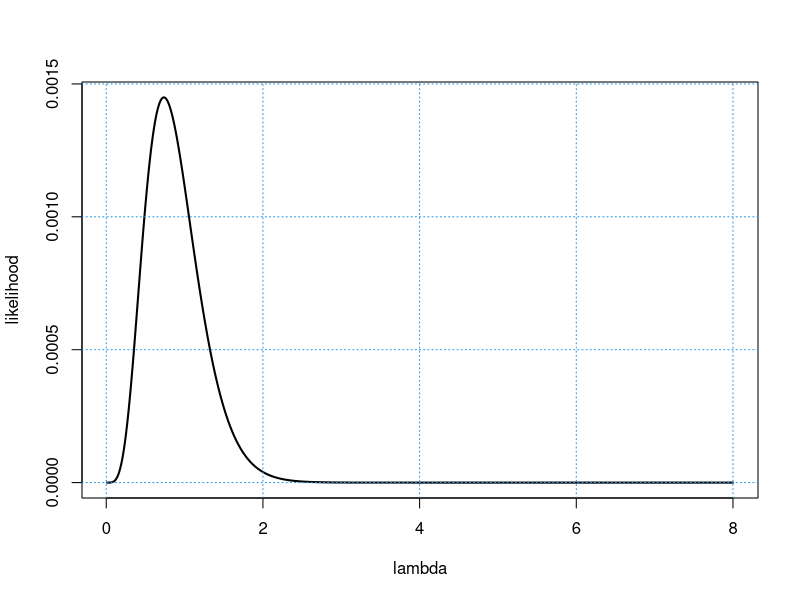
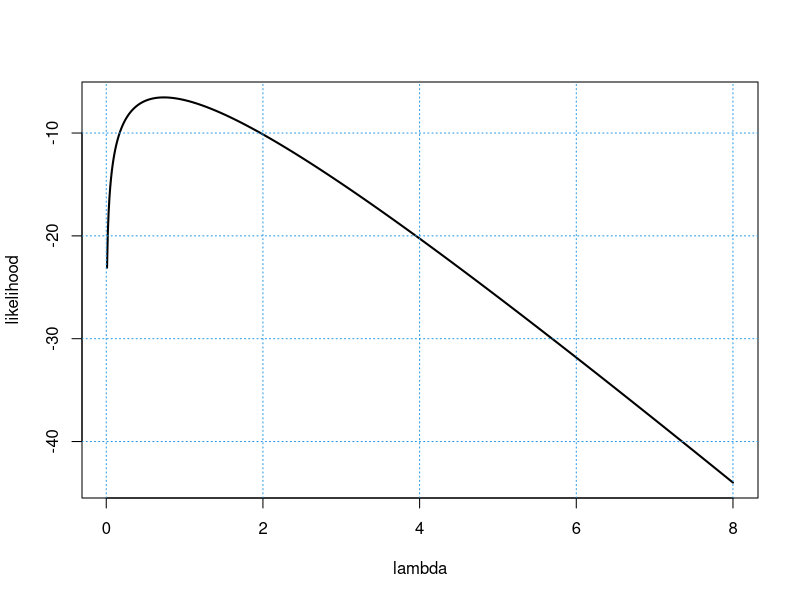
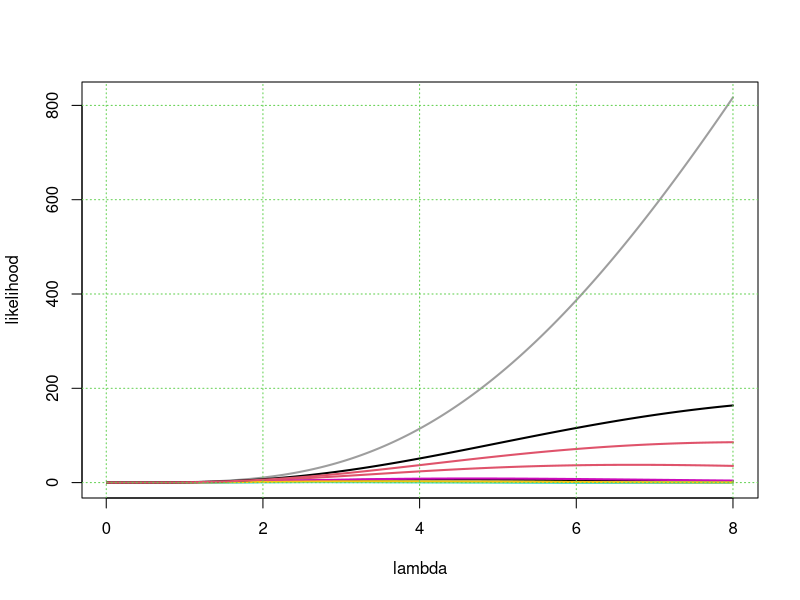
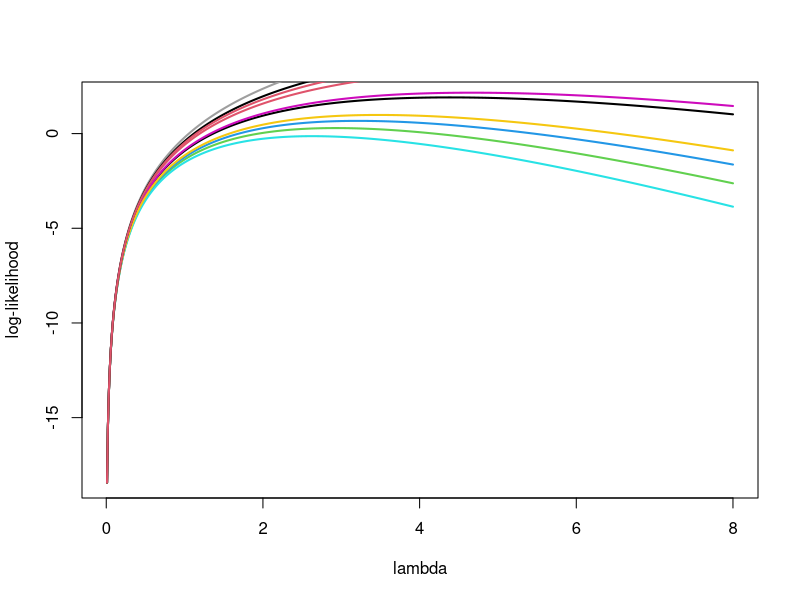
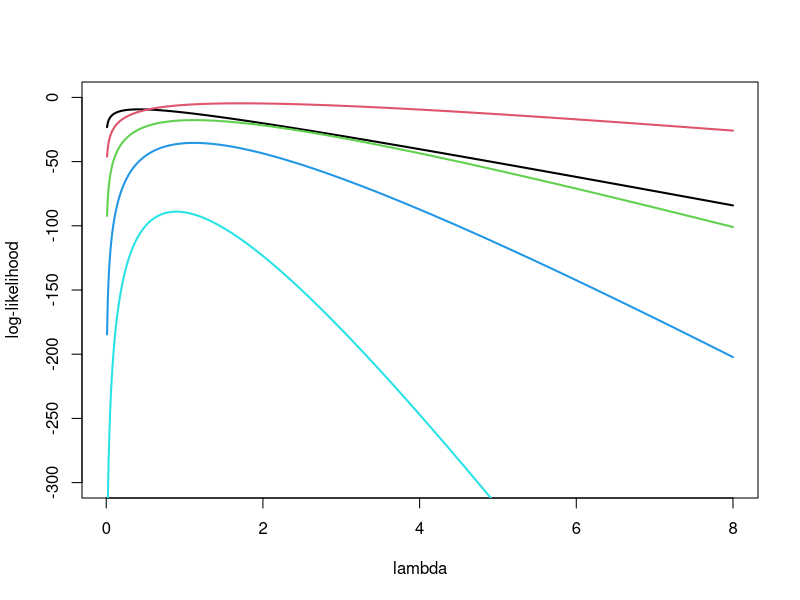

Source code (R) for these figures, in order:
## ---- chunk 1
library(tidyverse)
## ---- chunk 2
# pbinom: summation of dbinom (discrete -> continuous / continuous !-> discrete)
x <- pbinom(q = 250.5, size = 800, prob = .34) # prob which is less than 250
y <- pbinom(q = 290.5, size = 800, prob = .34) #                         290

prob <- y - x

prob
## ---- chunk 3
# single result = Bernoulli
mean = 1 * .34
sd = sqrt(1 * .34 *.66)
## ---- chunk 4
# approximate normal distribution = normal distribution
# pnorm: cumulative
# rnorm: generating
# dnorm: discrete

x <- pnorm(250, mean = 800 * .34, sd = sqrt(800 * .34 * .66))
y <- pnorm(290, mean = 800 * .34, sd = sqrt(800 * .34 * .66))
prob <- y - x
prob
## ---- chunk 5
# find the likelihood function first
set.seed(30)

mylikeli.exp = function(lambda, x) {
  (lambda^length(x))*exp(-lambda*sum(x))
}
## ---- chunk 6
# get samples
X.2 <- rexp(n=5)
## ---- chunk 7
# which t has the maximum likelihood
# t = lambda

t = seq(.01, 8, by = .01)
Y.2 <- sapply(t,function(t){mylikeli.exp(t,X.2)})

plot(t,Y.2, xlab = 'lambda', ylab = 'likelihood', type = 'l', lwd = 2)
grid(col = 4)

t[which.max(Y.2)]
(xbar=mean(X.2))
## ---- chunk 8
set.seed(30)

mylikeli.exp_log = function(lambda, x) {
  length(x)*log(lambda) - lambda*sum(x)
}
## ---- chunk 9
X.3 <- rexp(5)
Y.3 <- sapply(t,function(t){mylikeli.exp_log(t,X.3)})

plot(t,Y.3, xlab = 'lambda', ylab = 'likelihood', type = 'l', lwd = 2)
grid(col = 4)

t[which.max(Y.3)]
(xbar=mean(X.3))
## ---- chunk 10
# likelihood
X.0 <- matrix(rexp(40,4), nrow = 4)
likeli.0 <- matrix(NA, nrow = dim(X.0)[2], ncol = length(t))

for (j in 1:ncol(X.0)) {
  X.2 <- X.0[,j]
  likeli.0[j,] <- sapply(t,function(t){mylikeli.exp(t,X.2)})
}

plot(t,likeli.0[1,], xlab = 'lambda', ylab = 'likelihood', type = 'l', lwd = 2, col = 1, ylim = c(0,max(likeli.0)))

for (j in 2:10){
   lines(t,likeli.0[j,], lwd = 2, col = j)
}

grid(col = 3)
## ---- chunk 11
# log-likelihood
plot(t,log(likeli.0[1,]), xlab = 'lambda', ylab = 'log-likelihood', type = 'l', lwd = 2, col = 1)
for (j in 2:10){
 lines(t,log(likeli.0[j,]), lwd = 2, col = j)
}
## ---- chunk 12
mysize = c(5,10,20,40, 80)
likeli.1 <- matrix(NA, nrow = length(mysize), ncol = length(t))
for (j in 1:length(mysize)){
   mysample <- rexp(mysize[j])
   likeli.1[j,]  <- sapply(t,function(t){mylikeli.exp(t,mysample)})
}

plot(t,log(likeli.1[1,]), xlab = 'lambda', ylab = 'log-likelihood',
        type = 'l', lwd = 2, col = 1, ylim = c(-300,0))
for (j in 2:length(mysize)){
  lines(t,log(likeli.1[j,]), lwd = 2, col = j)
}
